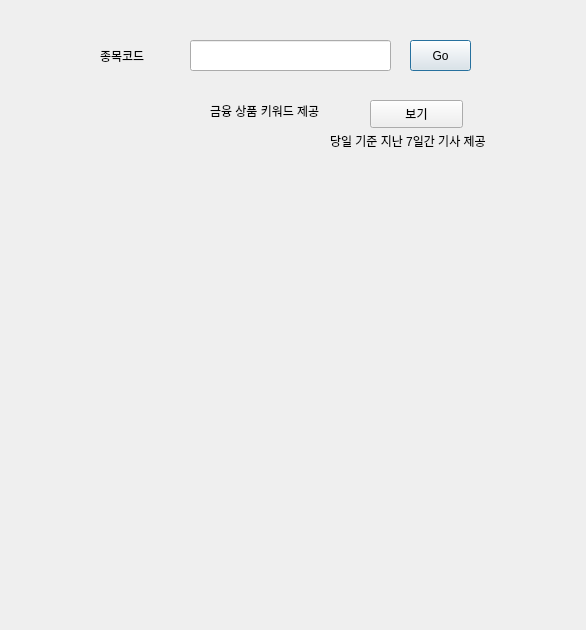
<?xml version="1.0" encoding="UTF-8"?>
<ui version="4.0">
 <class>Dialog</class>
 <widget class="QDialog" name="Dialog">
  <property name="geometry">
   <rect>
    <x>0</x>
    <y>0</y>
    <width>586</width>
    <height>630</height>
   </rect>
  </property>
  <property name="windowTitle">
   <string>Dialog</string>
  </property>
  <widget class="QPushButton" name="Button1">
   <property name="geometry">
    <rect>
     <x>410</x>
     <y>40</y>
     <width>61</width>
     <height>31</height>
    </rect>
   </property>
   <property name="text">
    <string>Go</string>
   </property>
  </widget>
  <widget class="QLabel" name="title">
   <property name="geometry">
    <rect>
     <x>100</x>
     <y>40</y>
     <width>81</width>
     <height>31</height>
    </rect>
   </property>
   <property name="text">
    <string>종목코드</string>
   </property>
  </widget>
  <widget class="QLineEdit" name="code_input">
   <property name="geometry">
    <rect>
     <x>190</x>
     <y>40</y>
     <width>201</width>
     <height>31</height>
    </rect>
   </property>
  </widget>
  <widget class="QLabel" name="title_small1">
   <property name="geometry">
    <rect>
     <x>210</x>
     <y>100</y>
     <width>161</width>
     <height>21</height>
    </rect>
   </property>
   <property name="text">
    <string>금융 상품 키워드 제공</string>
   </property>
  </widget>
  <widget class="QLabel" name="title_small2">
   <property name="geometry">
    <rect>
     <x>330</x>
     <y>130</y>
     <width>221</width>
     <height>21</height>
    </rect>
   </property>
   <property name="text">
    <string>당일 기준 지난 7일간 기사 제공</string>
   </property>
  </widget>
  <widget class="QLabel" name="wordcloud">
   <property name="geometry">
    <rect>
     <x>40</x>
     <y>160</y>
     <width>511</width>
     <height>231</height>
    </rect>
   </property>
   <property name="text">
    <string/>
   </property>
  </widget>
  <widget class="QPushButton" name="Button2">
   <property name="geometry">
    <rect>
     <x>370</x>
     <y>100</y>
     <width>93</width>
     <height>28</height>
    </rect>
   </property>
   <property name="text">
    <string>보기</string>
   </property>
  </widget>
 </widget>
 <resources/>
 <connections/>
</ui>
